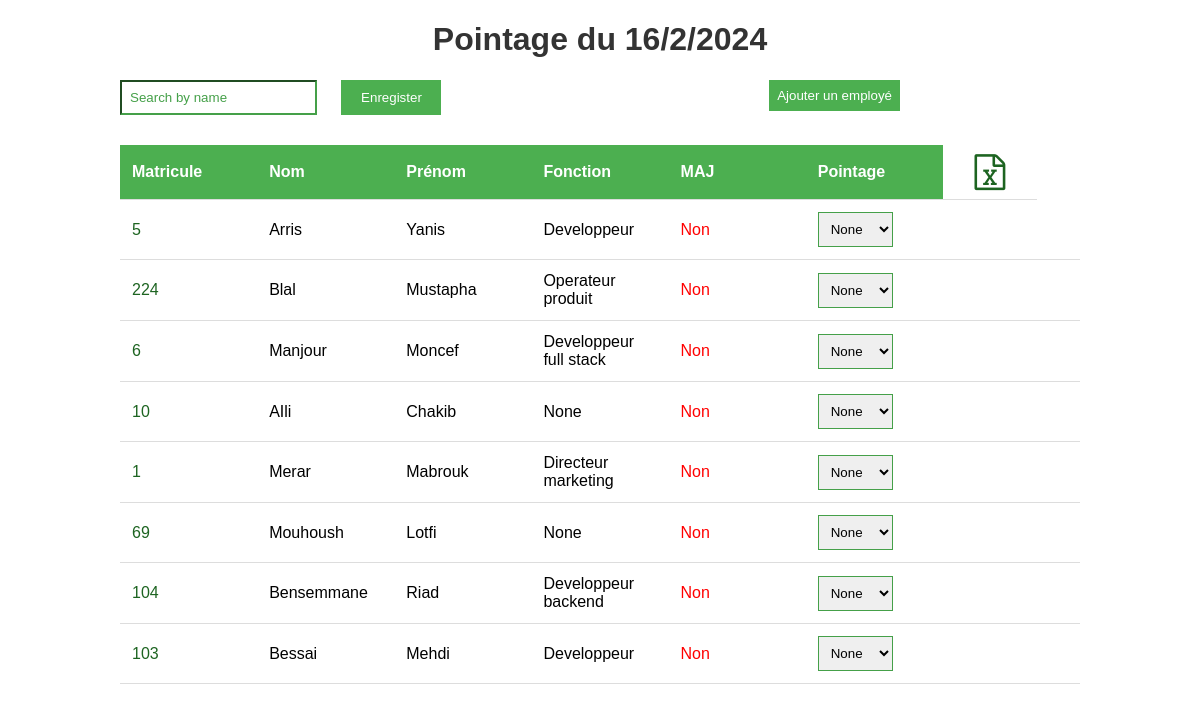
Before: / with the older database file.
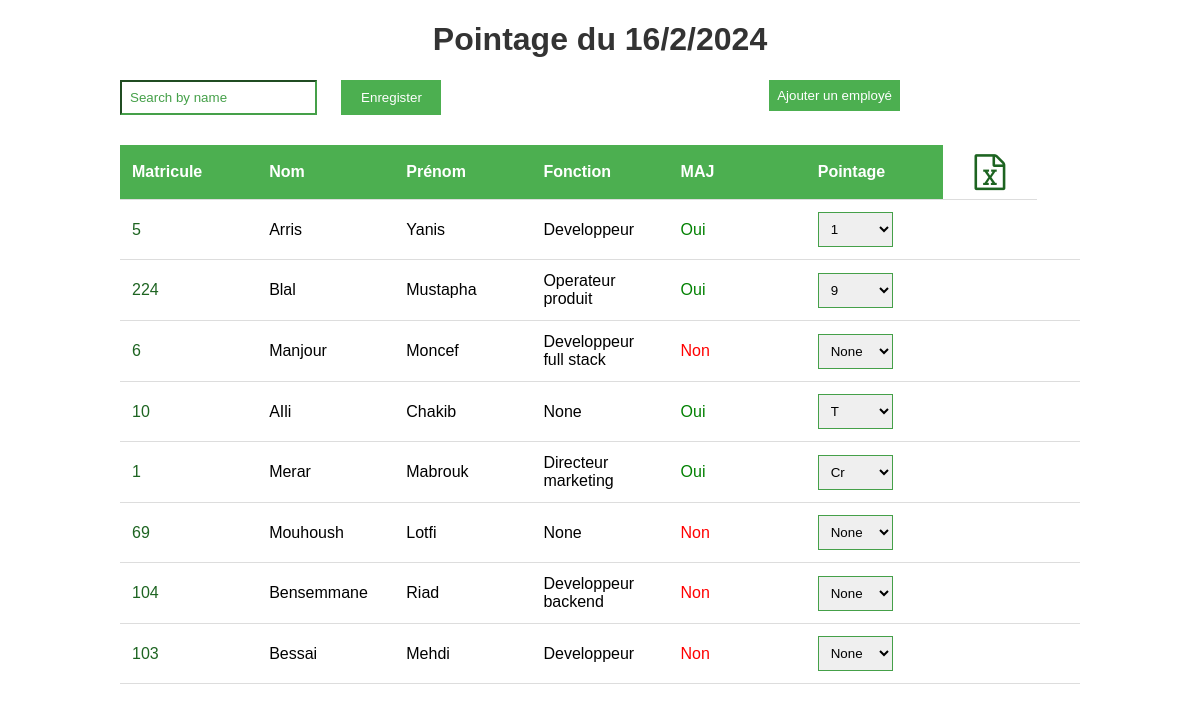
After: the same page with the newer database file.
### app/models.py (models this page shows, shortened)
class Employe(models.Model):
    CHOICES = {
        ('marié', 'marié(e)'),
        ('divorcé', 'divorcé(e)'),
        ('célibataire', 'célibataire'),
        ('veuf', 'veuf(ve)')
    }
    CODES = {
        ('T', 'T'), ('R', 'R'), ('1', '1'), ('I', 'I'), ('2', '2'), ('M', 'M'), ('A', 'A'), ('6', '6'), ('7', '7'),
        ('8', '8'), ('9', '9'), ('C', 'C'), ('Cr', 'Cr'),
    }
    matricule = models.PositiveIntegerField(primary_key = True)
    nom = models.CharField(max_length = 100)
    prenom = models.CharField(max_length = 100)
    adresse = models.CharField(max_length = 200, null=True)
    fonction = models.CharField(max_length = 100, null=True)
    dateRecrutement = models.DateField(null=True)
    dateDetachement = models.DateField(null=True)
    affectOrigine = models.CharField(max_length = 100, null=True)
    situationFamiliale = models.CharField(max_length = 100, choices= CHOICES, null=True)
    nbrEnfants = models.PositiveIntegerField(null=True)
    dernierPointage = models.CharField(max_length = 2, choices=CODES, default=None, null=True)
    dateDernierPointage = models.DateField(null=True, default = None)
    def save(self, *args, **kwargs):
        call_parameter = kwargs.pop('call', True)  # Default value is True if not provided
        super(Employe, self).save(*args, **kwargs)
        if call_parameter:
            self.create_employe_sheet()

### app/views.py (the view)
# urls.py: path('', views.list, name='employe-list'),
def list(request):
    d, m, y = dmy(datetime.now())
    emp = Employe.objects.all()
    for e in emp:
        d2, m2, y2 = dmy(e.dateDernierPointage)
        if e.dateDernierPointage != None and (y2 != y or m2 != m or d2 != d):
            e.dateDernierPointage = None
            e.save(call=False)
        if e.dateDernierPointage == None:
            e.dernierPointage = None
            e.save(call=False)
    context = {'employes': emp, 'date': datetime.now()}
    return render(request, 'list.html', context)

### app/views.py (called while the page is built)
def dmy(date):
    if date == None:
        return None, None, None
    y = date.year
    m = date.month
    d = date.day
    return d, m ,y

### app/templates/list.html (shortened to what this page needs)
<!DOCTYPE html>
<html lang="en">
<head>
    <link rel="stylesheet" href="https://cdnjs.cloudflare.com/ajax/libs/font-awesome/4.7.0/css/font-awesome.min.css">
</head>
<body>
    <h1>Pointage du {{date.day}}/{{date.month}}/{{date.year}}</h1>
    <div class="main">
        <input type="text" id="employeeSearch" placeholder="Search by name" oninput="searchEmployee()">
        <button class="ajout"><a href="{% url 'employe-ajout' %}">Ajouter un employé</a></button>
        <table>
            <thead>
                <tr>
                    <th class="th-mat">Matricule</th>
                    <th class="th-nom">Nom</th>
                    <th class="th-prenom">Prénom</th>
                    <th class="th-fonction">Fonction</th>
                    <th class="th-maj">MAJ</th>
                    <th class="th-pointage">Pointage</th>
                    <th class="th-excel">
                        <i class="fa fa-file-excel-o" style="color: #1d6421; font-size:36px; cursor: pointer;"
                        onclick="redirectToExcel(event)"></i>
                    </th>
                </tr>
            </thead>
            <tbody>
                <form method="post" action="{% url 'sheet-update' %}" class="update-form">
                    {% for emp in employes %}
                        <tr id="{{emp.matricule}}" style="cursor: pointer;">
                            <td class="td-mat"><a href="{% url 'employe-detail' emp.matricule %}">{{ emp.matricule }}</a></td>
                            <td class="td-nom">{{ emp.nom }}</td>
                            <td class="td-prenom">{{ emp.prenom }}</td>
                            <td class="td-fonction">{{ emp.fonction }}</td>
                            {% if emp.dernierPointage == None %}
                                <td class="td-maj" style="color: red">Non</td>
                            {% else %}
                                <td class="td-maj" style="color: green">Oui</td>
                            {% endif %}
                            <td class="td-pointage">
                                <select name="{{emp.matricule}}" id="{{emp.matricule}}" class="select" onclick="event.stopPropagation()">
                                    <option value="{{emp.dernierPointage}}" selected disabled>{{emp.dernierPointage}}</option>
                                </select>
                            </td>
                            <td>
                            </td>
                        </tr>
                    {% endfor %}
                    <input type="submit" value="Enregister" class="update" onclick="event.stopPropagation()">
                    </form>
            </tbody>
        </table>
    </div>
</body>
</html>

### app/templates/list.html (style rules this page uses)
body { font-family: 'Arial', sans-serif; margin: 20px; }
h1 { text-align: center; color: #333; }
.main { position: relative; margin: 100px; margin-top: 20px; }
input[type="text"] { padding: 8px; margin-bottom: 10px; }
button { background-color: #4CAF50; color: white; padding: 10px; text-decoration: none; display: inline-block; border: none; cursor: pointer; }
table { border-collapse: collapse; width: 100%; margin-top: 20px; }
th, td { padding: 12px; text-align: left; border-bottom: 1px solid #ddd; }
th { background-color: #4CAF50; color: white; }
.td-pointage, .td-mat, .th-excel { width: 70px; }
.td-mat { width: 90px; }
.th-excel { background-color: white; display: flex; justify-content: center; align-items: center; }
select { padding: 8px; width: 75px; height: 35px; border-color: #45a049; }
input[type="submit"] { background-color: #4CAF50; color: white; padding: 8px; border: none; cursor: pointer; margin-left: 20px; width: 100px; height: 35px; }
a { color: #1d6421; text-decoration: none; }
button.ajout { position: absolute; top: 0; right: 180px; background-color: #4CAF50; color: white; padding: 8px; border: none; cursor: pointer; }
button.ajout a { color: white; text-decoration: none; }
#employeeSearch { border-color: #45a049; }
#employeeSearch::placeholder { color: #45a049; }
td, th { width: 100px; height: 30px; }

Changed rows visible on the page:
changed Employe "Arris": dernierPointage+matricule "None" → "1"; dernierPointage "Non" → "Oui"
changed Employe "Blal": dernierPointage+matricule "None" → "9"; dernierPointage "Non" → "Oui"
changed Employe "AIli": dernierPointage+matricule "None" → "T"; dernierPointage "Non" → "Oui"
changed Employe "Merar": dernierPointage+matricule "None" → "Cr"; dernierPointage "Non" → "Oui"
